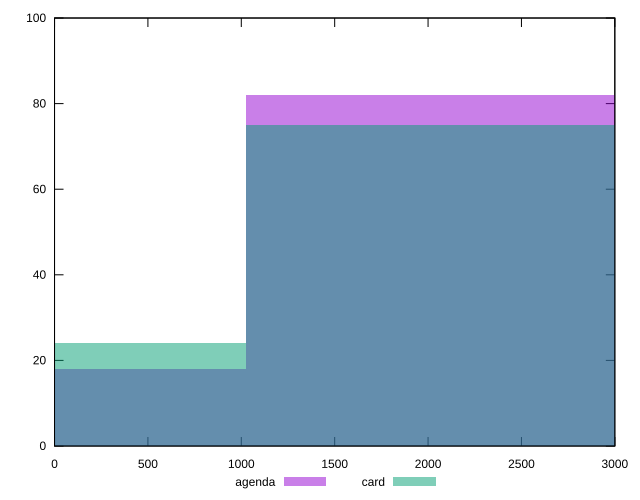

Here is the gnuplot script that generated this plot:
reset

$agenda <<EOF
2055.6872680530005 82
0 18
EOF

$card <<EOF
2055.6872680530005 75
0 24
EOF

set key outside below
set boxwidth 2055.6872680530005
set xrange [0:3000]
set yrange [0:100]
set trange [0:100]
set style fill transparent solid 0.5 noborder
set terminal svg size 640, 500 enhanced background rgb 'white'
set output "report/report_00029_2021-02-24T13-36-40.390Z/unused-javascript/comparison/histogram/1_vs_2.svg"

plot $agenda title "agenda" with boxes, \
     $card title "card" with boxes

reset
